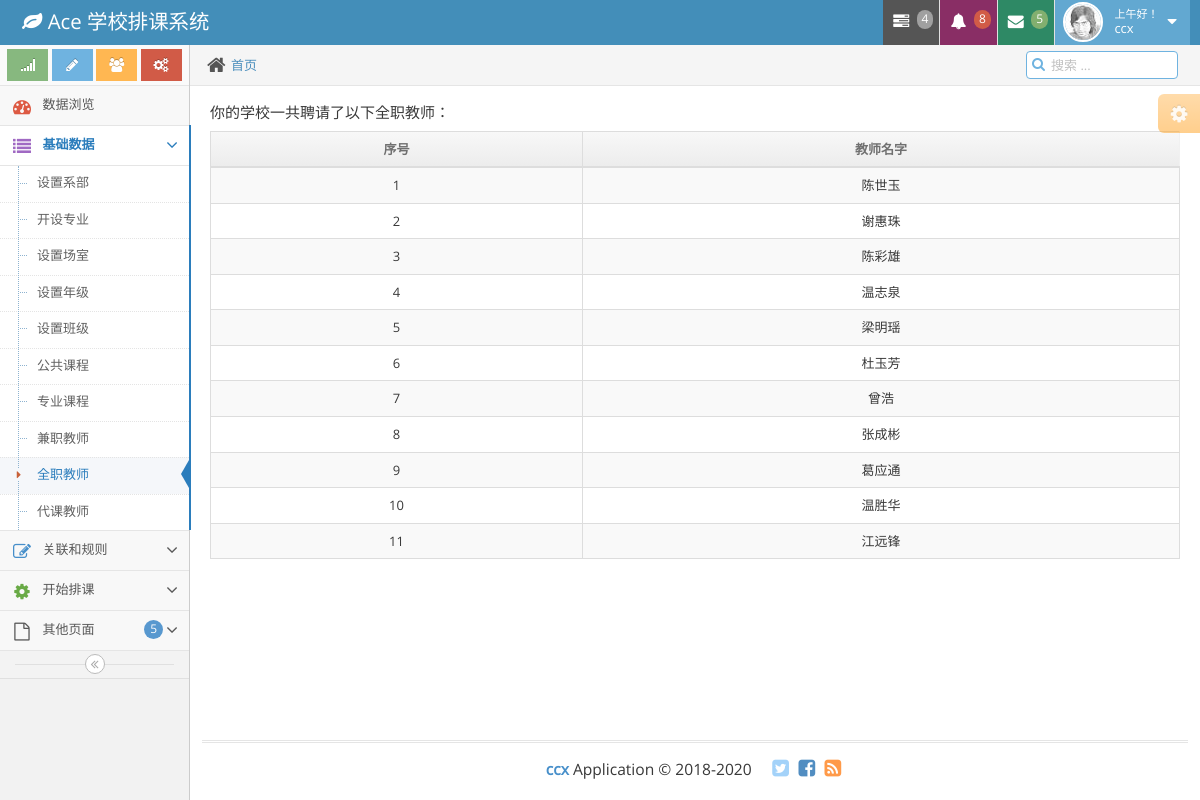
/mydata/8 (signed in), run on the app's committed database.
### apps/mydata/models.py (models this page shows)
class Fulltimeteacher(models.Model):
	ft_name = models.CharField(max_length=30) #pt:fulltime_teacher

### apps/mydata/views.py (the view)
@method_decorator(Check_Login,name='dispatch')
class Show(ListView):
	model = models.Department

### apps/users/views.py (called while the page is built)
def Check_Login(func):  #自定义登录验证装饰器
	def warpper(request):
		username = request.session.get('username')
		if username:
			return func(request)
		else:
			return render(request,'users/login.html')
	return warpper

### apps/mydata/templates/mydata/fulltimeteacher_list.html (shortened to what this page needs)
{% extends "base.html" %}
{% block menu %}
	{% include 'menu.html' %}
{% endblock%}
{% block content %}
	<p><H5>你的学校一共聘请了以下全职教师：</H5></p>
	<table id="depart-table" class="table table-striped table-bordered table-hover">
		<thead>
			<tr>
				<th class="center">序号</th>
				<th class="center">教师名字</th>
			</tr>
		</thead>
		<tbody>
			{% for fttline in object_list %}
			<tr>
				<td class="center">{{ fttline.id }}</td>
				<td class="center">{{ fttline.ft_name }}</td>
			</tr>
			{% endfor %}
		</tbody>
	</table>
{% endblock %}

### templates/base.html (shortened to what this page needs)
<!DOCTYPE html>
<html lang="en">
	<head>
		{% load staticfiles %}
		<link rel="stylesheet" href="{%static 'css/bootstrap.min.css'%}" />
		<link rel="stylesheet" href="{%static 'font-awesome/4.5.0/css/font-awesome.min.css'%}" />
		<link rel="stylesheet" href="{%static 'css/ace.min.css'%}" class="ace-main-stylesheet" id="main-ace-style" />
		<link rel="stylesheet" href="{%static 'css/ace-skins.min.css'%}" />
		<link rel="stylesheet" href="{%static 'css/ace-rtl.min.css'%}" />
	</head>
	<body class="no-skin">
		<div id="navbar" class="navbar navbar-default          ace-save-state">
			<div class="navbar-container ace-save-state" id="navbar-container">
				<div class="navbar-header pull-left">
					<a href="{% url 'index' %}" class="navbar-brand">
						<small>
							<i class="fa fa-leaf"></i>
							Ace 学校排课系统
						</small>
					</a>
				</div>
				<div class="navbar-buttons navbar-header pull-right" role="navigation">
					<ul class="nav ace-nav">
						<li class="grey dropdown-modal">
							<a data-toggle="dropdown" class="dropdown-toggle" href="#">
								<i class="ace-icon fa fa-tasks"></i>
								<span class="badge badge-grey">4</span>
							</a>
						</li>
						<li class="purple dropdown-modal">
							<a data-toggle="dropdown" class="dropdown-toggle" href="#">
								<i class="ace-icon fa fa-bell icon-animated-bell"></i>
								<span class="badge badge-important">8</span>
							</a>
						</li>
						<li class="green dropdown-modal">
							<a data-toggle="dropdown" class="dropdown-toggle" href="#">
								<i class="ace-icon fa fa-envelope icon-animated-vertical"></i>
								<span class="badge badge-success">5</span>
							</a>
						</li>
						<li class="light-blue dropdown-modal">
							<a data-toggle="dropdown" href="#" class="dropdown-toggle">
								<img class="nav-user-photo" src="{%static 'images/avatars/user.jpg'%}" alt="Jason's Photo" />
								<span class="user-info">
									<small>
									</small>
										{{ user.username }}
								</span>
								<i class="ace-icon fa fa-caret-down"></i>
							</a>
						</li>
					</ul>
				</div>
			</div>
		</div>
		<div class="main-container ace-save-state" id="main-container">
			<div id="sidebar" class="sidebar                  responsive                    ace-save-state">
				<div class="sidebar-shortcuts" id="sidebar-shortcuts">
					<div class="sidebar-shortcuts-large" id="sidebar-shortcuts-large">
						<button class="btn btn-success">
							<i class="ace-icon fa fa-signal"></i>
						</button>
						<button class="btn btn-info">
							<i class="ace-icon fa fa-pencil"></i>
						</button>
						<button class="btn btn-warning">
							<i class="ace-icon fa fa-users"></i>
						</button>
						<button class="btn btn-danger">
							<i class="ace-icon fa fa-cogs"></i>
						</button>
					</div>
				</div>
				{% block menu %}{% endblock%}
						<div class="nav-search" id="nav-search">
							<form class="form-search">
								<span class="input-icon">
									<input type="text" placeholder="搜索 ..." class="nav-search-input" id="nav-search-input" autocomplete="off" />
									<i class="ace-icon fa fa-search nav-search-icon"></i>
								</span>
							</form>
						</div>
					</div>
					<div class="page-content">
						<div class="ace-settings-container" id="ace-settings-container">
							<div class="btn btn-app btn-xs btn-warning ace-settings-btn" id="ace-settings-btn">
								<i class="ace-icon fa fa-cog bigger-130"></i>
							</div>
						</div>
						<div class="row">
							<div class="col-xs-12">
								{% block content %}{% endblock %}
							</div>
						</div>
					</div>
				</div>
			</div>
			<div class="footer">
				<div class="footer-inner">
					<div class="footer-content">
						<span class="bigger-120">
							<span class="blue bolder">ccx</span>
							Application &copy; 2018-2020
						</span>
						<span class="action-buttons">
							<a href="#">
								<i class="ace-icon fa fa-twitter-square light-blue bigger-150"></i>
							</a>
							<a href="#">
								<i class="ace-icon fa fa-facebook-square text-primary bigger-150"></i>
							</a>
							<a href="#">
								<i class="ace-icon fa fa-rss-square orange bigger-150"></i>
							</a>
						</span>
					</div>
				</div>
			</div>
		</div>
	</body>
</html>

### data on the page
Fulltimeteacher: id "1", ft_name "陈世玉"
Fulltimeteacher: id "2", ft_name "谢惠珠"
Fulltimeteacher: id "3", ft_name "陈彩雄"
Fulltimeteacher: id "4", ft_name "温志泉"
Fulltimeteacher: id "5", ft_name "梁明瑶"
Fulltimeteacher: id "6", ft_name "杜玉芳"
Fulltimeteacher: id "7", ft_name "曾浩"
Fulltimeteacher: id "8", ft_name "张成彬"
Fulltimeteacher: id "9", ft_name "葛应通"
Fulltimeteacher: id "10", ft_name "温胜华"
Fulltimeteacher: id "11", ft_name "江远锋"

### other printed values
{{ user.username }} "ccx"
